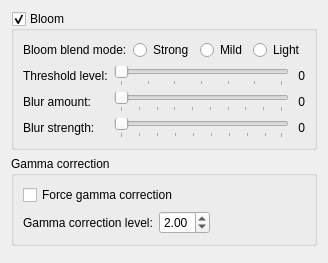
     <widget class="QWidget" name="postFilterTab">
      <property name="sizePolicy">
       <sizepolicy hsizetype="Preferred" vsizetype="Preferred">
        <horstretch>0</horstretch>
        <verstretch>0</verstretch>
       </sizepolicy>
      </property>
      <attribute name="title">
       <string>Post filters</string>
      </attribute>
      <layout class="QVBoxLayout" name="postFilterVerticalLayout">
       <item>
        <widget class="QGroupBox" name="bloomGroupBox">
         <property name="title">
          <string>Bloom</string>
         </property>
         <property name="checkable">
          <bool>true</bool>
         </property>
         <property name="checked">
          <bool>true</bool>
         </property>
         <layout class="QVBoxLayout" name="verticalLayout_15">
          <item>
           <layout class="QHBoxLayout" name="horizontalLayout_6">
            <item>
             <widget class="QLabel" name="bloomBlendModeLabel">
              <property name="text">
               <string>Bloom blend mode:</string>
              </property>
             </widget>
            </item>
            <item>
             <widget class="QRadioButton" name="bloomStrongRadioButton">
              <property name="text">
               <string>Strong</string>
              </property>
              <attribute name="buttonGroup">
               <string notr="true">bloomBlendModeButtonGroup</string>
              </attribute>
             </widget>
            </item>
            <item>
             <widget class="QRadioButton" name="bloomMildRadioButton">
              <property name="text">
               <string>Mild</string>
              </property>
              <attribute name="buttonGroup">
               <string notr="true">bloomBlendModeButtonGroup</string>
              </attribute>
             </widget>
            </item>
            <item>
             <widget class="QRadioButton" name="bloomLightRadioButton">
              <property name="text">
               <string>Light</string>
              </property>
              <attribute name="buttonGroup">
               <string notr="true">bloomBlendModeButtonGroup</string>
              </attribute>
             </widget>
            </item>
           </layout>
          </item>
          <item>
           <layout class="QGridLayout" name="gridLayout_3">
            <item row="0" column="1">
             <widget class="QSlider" name="bloomThresholdSlider">
              <property name="minimum">
               <number>2</number>
              </property>
              <property name="maximum">
               <number>8</number>
              </property>
              <property name="orientation">
               <enum>Qt::Horizontal</enum>
              </property>
              <property name="tickPosition">
               <enum>QSlider::TicksBelow</enum>
              </property>
              <property name="tickInterval">
               <number>1</number>
              </property>
             </widget>
            </item>
            <item row="1" column="0">
             <widget class="QLabel" name="label_20">
              <property name="text">
               <string>Blur amount:</string>
              </property>
             </widget>
            </item>
            <item row="1" column="1">
             <widget class="QSlider" name="blurAmountSlider">
              <property name="minimum">
               <number>1</number>
              </property>
              <property name="maximum">
               <number>10</number>
              </property>
              <property name="orientation">
               <enum>Qt::Horizontal</enum>
              </property>
              <property name="tickPosition">
               <enum>QSlider::TicksBelow</enum>
              </property>
              <property name="tickInterval">
               <number>1</number>
              </property>
             </widget>
            </item>
            <item row="0" column="0">
             <widget class="QLabel" name="label_19">
              <property name="text">
               <string>Threshold level:</string>
              </property>
             </widget>
            </item>
            <item row="2" column="0">
             <widget class="QLabel" name="label_21">
              <property name="text">
               <string>Blur strength:</string>
              </property>
             </widget>
            </item>
            <item row="2" column="1">
             <widget class="QSlider" name="blurStrengthSlider">
              <property name="minimum">
               <number>10</number>
              </property>
              <property name="maximum">
               <number>99</number>
              </property>
              <property name="orientation">
               <enum>Qt::Horizontal</enum>
              </property>
              <property name="tickPosition">
               <enum>QSlider::TicksBelow</enum>
              </property>
              <property name="tickInterval">
               <number>10</number>
              </property>
             </widget>
            </item>
            <item row="0" column="2">
             <widget class="QLabel" name="label_4">
              <property name="text">
               <string> 0</string>
              </property>
             </widget>
            </item>
            <item row="1" column="2">
             <widget class="QLabel" name="label_22">
              <property name="text">
               <string> 0</string>
              </property>
             </widget>
            </item>
            <item row="2" column="2">
             <widget class="QLabel" name="label_23">
              <property name="sizePolicy">
               <sizepolicy hsizetype="Fixed" vsizetype="Preferred">
                <horstretch>0</horstretch>
                <verstretch>0</verstretch>
               </sizepolicy>
              </property>
              <property name="text">
               <string> 0</string>
              </property>
             </widget>
            </item>
           </layout>
          </item>
         </layout>
        </widget>
       </item>
       <item>
        <widget class="QGroupBox" name="gammaCorrectionGroupBox">
         <property name="sizePolicy">
          <sizepolicy hsizetype="Preferred" vsizetype="Preferred">
           <horstretch>0</horstretch>
           <verstretch>0</verstretch>
          </sizepolicy>
         </property>
         <property name="title">
          <string>Gamma correction</string>
         </property>
         <layout class="QVBoxLayout" name="verticalLayout_16">
          <item>
           <widget class="QCheckBox" name="forceGammaCorrectionCheckBox">
            <property name="toolTip">
             <string>&lt;html&gt;&lt;head/&gt;&lt;body&gt;&lt;p&gt;&lt;span style=&quot; font-weight:600;&quot;&gt;Gamma correction.&lt;/span&gt;&lt;/p&gt;&lt;p&gt;Some N64 games use gamma correction. Gamma correction makes image brighter. N64 applies gamma correction in its Video Interface. &lt;/p&gt;&lt;p&gt;GLideN64 emulates gamma correction as post-processing effect. That is, it works only when frame buffer emulation enabled. Gamma correction enabled automatically for games, which use it on real N64. You may force gamma correction for all games and increase default level of gamma correction.&lt;/p&gt;&lt;p&gt;[Recommended: &lt;span style=&quot; font-style:italic;&quot;&gt;use defaults&lt;/span&gt;]&lt;/p&gt;&lt;/body&gt;&lt;/html&gt;</string>
            </property>
            <property name="text">
             <string>Force gamma correction</string>
            </property>
           </widget>
          </item>
          <item>
           <layout class="QHBoxLayout" name="horizontalLayout_14">
            <property name="sizeConstraint">
             <enum>QLayout::SetDefaultConstraint</enum>
            </property>
            <item>
             <widget class="QLabel" name="label_25">
              <property name="sizePolicy">
               <sizepolicy hsizetype="Fixed" vsizetype="Preferred">
                <horstretch>0</horstretch>
                <verstretch>0</verstretch>
               </sizepolicy>
              </property>
              <property name="toolTip">
               <string>&lt;html&gt;&lt;head/&gt;&lt;body&gt;&lt;p&gt;&lt;span style=&quot; font-weight:600;&quot;&gt;Gamma correction.&lt;/span&gt;&lt;/p&gt;&lt;p&gt;Some N64 games use gamma correction. Gamma correction makes image brighter. N64 applies gamma correction in its Video Interface. &lt;/p&gt;&lt;p&gt;GLideN64 emulates gamma correction as post-processing effect. That is, it works only when frame buffer emulation enabled. Gamma correction enabled automatically for games, which use it on real N64. You may force gamma correction for all games. Default level of gamma correction is 2, as on N64.&lt;/p&gt;&lt;p&gt;[Recommended: &lt;span style=&quot; font-style:italic;&quot;&gt;use defaults&lt;/span&gt;]&lt;/p&gt;&lt;/body&gt;&lt;/html&gt;</string>
              </property>
              <property name="text">
               <string>Gamma correction level:</string>
              </property>
             </widget>
            </item>
            <item>
             <widget class="QDoubleSpinBox" name="gammaLevelSpinBox">
              <property name="sizePolicy">
               <sizepolicy hsizetype="Fixed" vsizetype="Fixed">
                <horstretch>0</horstretch>
                <verstretch>0</verstretch>
               </sizepolicy>
              </property>
              <property name="toolTip">
               <string>&lt;html&gt;&lt;head/&gt;&lt;body&gt;&lt;p&gt;&lt;span style=&quot; font-weight:600;&quot;&gt;Gamma correction.&lt;/span&gt;&lt;/p&gt;&lt;p&gt;Some N64 games use gamma correction. Gamma correction makes image brighter. N64 applies gamma correction in its Video Interface. &lt;/p&gt;&lt;p&gt;GLideN64 emulates gamma correction as post-processing effect. That is, it works only when frame buffer emulation enabled. Gamma correction enabled automatically for games, which use it on real N64. You may force gamma correction for all games. Default level of gamma correction is 2, as on N64.&lt;/p&gt;&lt;p&gt;[Recommended: &lt;span style=&quot; font-style:italic;&quot;&gt;use defaults&lt;/span&gt;]&lt;/p&gt;&lt;/body&gt;&lt;/html&gt;</string>
              </property>
              <property name="minimum">
               <double>1.000000000000000</double>
              </property>
              <property name="maximum">
               <double>4.000000000000000</double>
              </property>
              <property name="singleStep">
               <double>0.100000000000000</double>
              </property>
              <property name="value">
               <double>2.000000000000000</double>
              </property>
             </widget>
            </item>
            <item>
             <widget class="QWidget" name="widget_4" native="true">
              <property name="sizePolicy">
               <sizepolicy hsizetype="Preferred" vsizetype="Preferred">
                <horstretch>0</horstretch>
                <verstretch>0</verstretch>
               </sizepolicy>
              </property>
              <property name="minimumSize">
               <size>
                <width>0</width>
                <height>0</height>
               </size>
              </property>
             </widget>
            </item>
           </layout>
          </item>
         </layout>
        </widget>
       </item>
       <item>
        <widget class="QWidget" name="widget_3" native="true">
         <property name="sizePolicy">
          <sizepolicy hsizetype="Preferred" vsizetype="Expanding">
           <horstretch>0</horstretch>
           <verstretch>0</verstretch>
          </sizepolicy>
         </property>
        </widget>
       </item>
      </layout>
     </widget>
